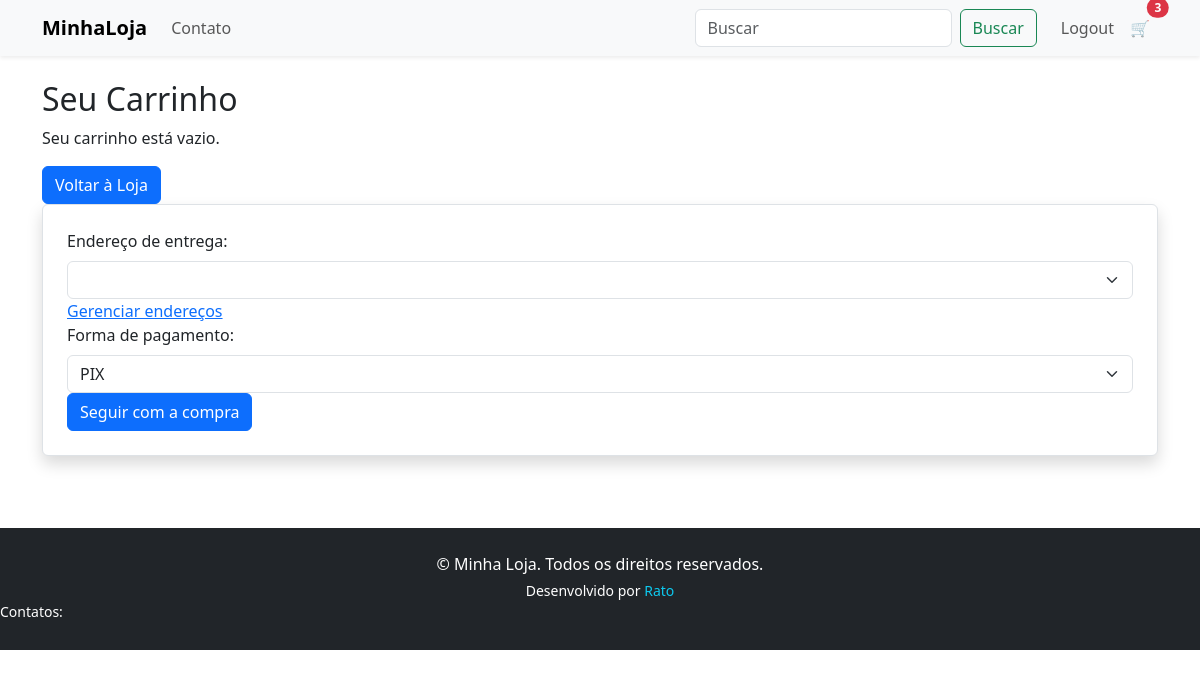
The page /cart/ (signed in) on the database as committed earlier.
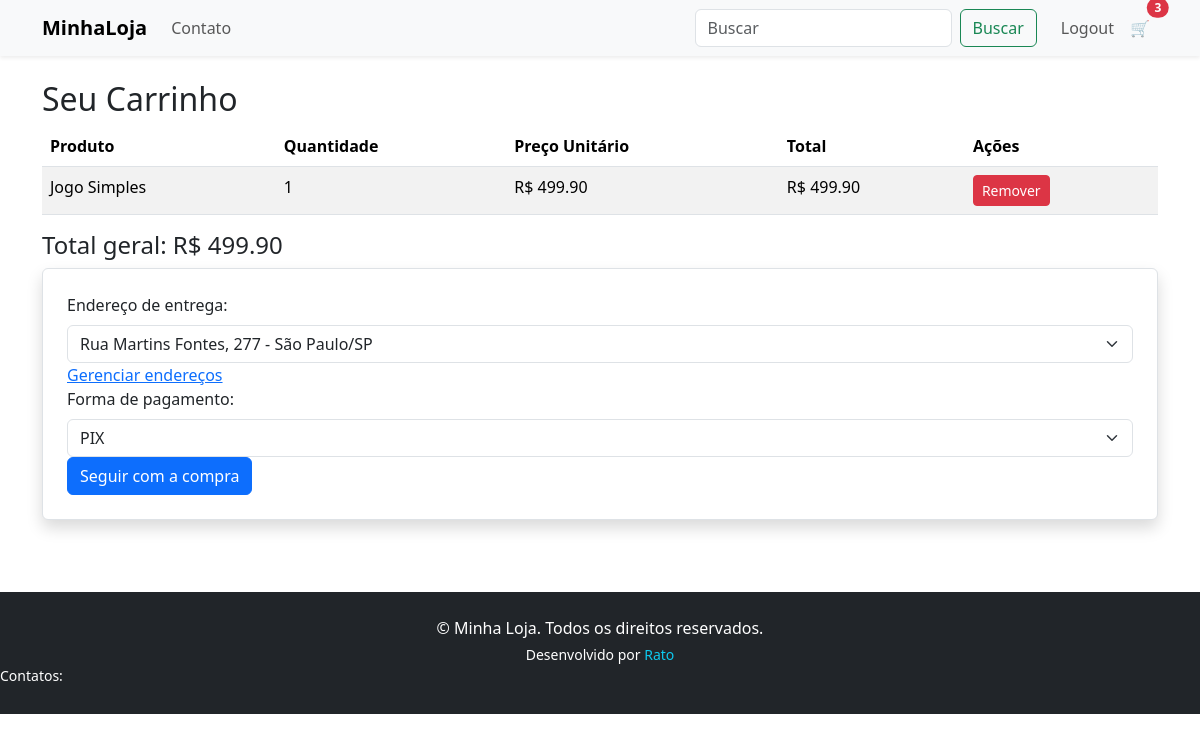
The same page on the database as committed later.
### Application/models.py (models this page shows, shortened)
class CartItem(models.Model):
    cart = models.ForeignKey(Cart, related_name='items', on_delete=models.CASCADE)
    product = models.ForeignKey(Product, on_delete=models.CASCADE)
    quantity  = models.PositiveIntegerField(default=1)
    def total(self):
        return self.product.price * self.quantity

class Product(models.Model):
    id = models.AutoField(primary_key=True)
    name = models.CharField(max_length=50)
    sku = models.CharField(max_length=50, unique=True)
    price = models.FloatField()
    image = models.ImageField(upload_to=product_main_path)
    description = models.TextField(blank=True)

### Application/views.py (the view)
# urls.py: path('cart/', views.cart_detail, name='cart_detail'),
@login_required
def cart_detail(request):
    cart, created = Cart.objects.get_or_create(user=request.user)
    items = cart.items.all()
    total = cart.total()
    addresses = Address.objects.filter(user=request.user)
    print(addresses)
    return render(request, 'App/cart.html', context={'cart': cart, 'items': items, 'total': total, 'addresses': addresses})

### Application/models.py (called while the page is built)
    def __str__(self):
        return f'{self.street}, {self.number} - {self.city}'

    def total(self):
        return sum(item.total() for item in self.items.all())

### Application/templates/App/cart.html (shortened to what this page needs)
{% extends 'App/layout.html' %}
{% load static %}
{% block content %}
<div class="container py-4">
    <h2>Seu Carrinho</h2>
    {% if items %}
    <table class="table table-striped">
        <thead>
            <tr>
                <th>Produto</th>
                <th>Quantidade</th>
                <th>Preço Unitário</th>
                <th>Total</th>
                <th>Ações</th>
            </tr>
        </thead>
        <tbody>
            {% for item in items %}
            <tr>
                <td>{{ item.product.name }}</td>
                <td>{{ item.quantity }}</td>
                <td>R$ {{ item.product.price|floatformat:2 }}</td>
                <td>R$ {{ item.total|floatformat:2 }}</td>
                <td>
                    <form method="post" action="{% url 'App:cart_remove' item.id %}">
                        <button type="submit" class="btn btn-danger btn-sm">Remover</button>
                    </form>
                </td>
            </tr>
            {% endfor %}
        </tbody>
    </table>
    <h4>Total geral: R$ {{ total|floatformat:2 }}</h4>
    {% else %}
    <p>Seu carrinho está vazio.</p>
    <a href="{% url 'App:home' %}" class="btn btn-primary">Voltar à Loja</a>
    {% endif %}
    <div class="border rounded p-4 bg-white shadow">
        <label class="form-label">Endereço de entrega:</label>
        <select name="addresses" class="form-select">
            {% for address in addresses %}
                <option value="{{ address.id }}">{{ address.street }}, {{ address.number }} - {{ address.city }}/{{ address.state }}</option>
            {% endfor %}
        </select>
        <a href="{% url 'App:address_page' %}">Gerenciar endereços</a>
        <br>
        <label class="form-label">Forma de pagamento:</label>
        <select name="pagment" class="form-select">
            <option value="PIX">PIX</option>
        </select>
        <button class="btn btn-primary">Seguir com a compra</button>
    </div>
</div>
{% endblock content %}

Rows that differ between the two databases and show on the page:
added CartItem: product.name "Jogo Simples", quantity "1", product.price "499.90", total "499.90"
Other text that changed with them:
{{ total|floatformat:2 }}: (not shown) → "499.90"
form field addresses: (not shown) → "Rua Martins Fontes, 277 - São Paulo/SP"
text no longer shown: "Seu carrinho está vazio. Voltar à Loja"
text now shown: "Produto Quantidade Preço Unitário Total Ações Total geral: R$"
